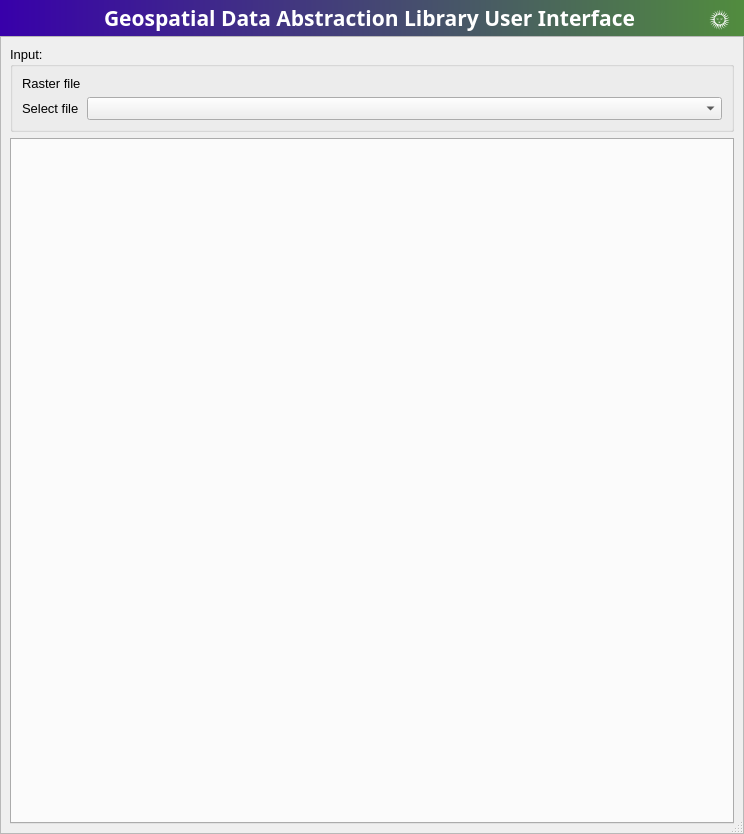
<?xml version="1.0" encoding="UTF-8"?>
<ui version="4.0">
 <class>main_window</class>
 <widget class="QDialog" name="main_window">
  <property name="windowModality">
   <enum>Qt::WindowModal</enum>
  </property>
  <property name="enabled">
   <bool>true</bool>
  </property>
  <property name="geometry">
   <rect>
    <x>0</x>
    <y>0</y>
    <width>744</width>
    <height>834</height>
   </rect>
  </property>
  <property name="sizePolicy">
   <sizepolicy hsizetype="Expanding" vsizetype="Expanding">
    <horstretch>0</horstretch>
    <verstretch>0</verstretch>
   </sizepolicy>
  </property>
  <property name="minimumSize">
   <size>
    <width>720</width>
    <height>720</height>
   </size>
  </property>
  <property name="font">
   <font>
    <family>Segoe UI</family>
    <pointsize>10</pointsize>
    <weight>50</weight>
    <italic>false</italic>
    <bold>false</bold>
   </font>
  </property>
  <property name="contextMenuPolicy">
   <enum>Qt::NoContextMenu</enum>
  </property>
  <property name="windowTitle">
   <string>GDAL UI - Main Window</string>
  </property>
  <property name="styleSheet">
   <string notr="true" />
  </property>
  <property name="sizeGripEnabled">
   <bool>true</bool>
  </property>
  <property name="modal">
   <bool>true</bool>
  </property>
  <layout class="QGridLayout" name="gridLayout">
   <property name="leftMargin">
    <number>0</number>
   </property>
   <property name="topMargin">
    <number>0</number>
   </property>
   <property name="rightMargin">
    <number>0</number>
   </property>
   <property name="bottomMargin">
    <number>0</number>
   </property>
   <property name="spacing">
    <number>0</number>
   </property>
   <item row="1" column="0" colspan="2">
    <widget class="QFrame" name="style_frame">
     <property name="frameShape">
      <enum>QFrame::StyledPanel</enum>
     </property>
     <property name="frameShadow">
      <enum>QFrame::Raised</enum>
     </property>
     <layout class="QGridLayout" name="gridLayout_2">
      <item row="0" column="0" colspan="2">
       <widget class="QGroupBox" name="load_groupBox">
        <property name="title">
         <string>Input:</string>
        </property>
        <layout class="QGridLayout" name="gridLayout_3">
         <item row="0" column="0">
          <widget class="QLabel" name="file_label">
           <property name="sizePolicy">
            <sizepolicy hsizetype="Fixed" vsizetype="Preferred">
             <horstretch>0</horstretch>
             <verstretch>0</verstretch>
            </sizepolicy>
           </property>
           <property name="text">
            <string>Raster file</string>
           </property>
          </widget>
         </item>
         <item row="1" column="0">
          <widget class="QLabel" name="information_file_label">
           <property name="maximumSize">
            <size>
             <width>120</width>
             <height>16777215</height>
            </size>
           </property>
           <property name="text">
            <string>Select file</string>
           </property>
          </widget>
         </item>
         <item row="1" column="1">
          <widget class="QComboBox" name="file_cbbx" />
         </item>
        </layout>
       </widget>
      </item>
      <item row="2" column="0" colspan="2">
       <widget class="QTabWidget" name="main_tab_widget">
        <property name="currentIndex">
         <number>0</number>
        </property>
       </widget>
      </item>
     </layout>
    </widget>
   </item>
   <item row="0" column="0" colspan="2">
    <widget class="QFrame" name="title_frame">
     <property name="minimumSize">
      <size>
       <width>200</width>
       <height>36</height>
      </size>
     </property>
     <property name="maximumSize">
      <size>
       <width>16777215</width>
       <height>36</height>
      </size>
     </property>
     <property name="accessibleName">
      <string notr="true" />
     </property>
     <property name="styleSheet">
      <string notr="true">background: qlineargradient(spread:reflect, x1:0, y1:0, x2:1, y2:0, stop:0 rgba(56, 0, 170, 255), stop:1 rgba(81, 140, 62, 255))</string>
     </property>
     <property name="frameShape">
      <enum>QFrame::NoFrame</enum>
     </property>
     <property name="frameShadow">
      <enum>QFrame::Plain</enum>
     </property>
     <property name="lineWidth">
      <number>0</number>
     </property>
     <layout class="QGridLayout" name="gridLayout_25">
      <property name="topMargin">
       <number>0</number>
      </property>
      <item row="0" column="1" rowspan="2">
       <widget class="QFrame" name="settings_btn_frame">
        <property name="sizePolicy">
         <sizepolicy hsizetype="Fixed" vsizetype="Fixed">
          <horstretch>0</horstretch>
          <verstretch>0</verstretch>
         </sizepolicy>
        </property>
        <property name="minimumSize">
         <size>
          <width>0</width>
          <height>34</height>
         </size>
        </property>
        <property name="maximumSize">
         <size>
          <width>32</width>
          <height>48</height>
         </size>
        </property>
        <property name="layoutDirection">
         <enum>Qt::LeftToRight</enum>
        </property>
        <property name="autoFillBackground">
         <bool>false</bool>
        </property>
        <property name="styleSheet">
         <string notr="true">background: none</string>
        </property>
        <property name="frameShape">
         <enum>QFrame::NoFrame</enum>
        </property>
        <property name="frameShadow">
         <enum>QFrame::Raised</enum>
        </property>
        <layout class="QGridLayout" name="gridLayout_24">
         <property name="leftMargin">
          <number>0</number>
         </property>
         <property name="topMargin">
          <number>3</number>
         </property>
         <property name="rightMargin">
          <number>0</number>
         </property>
         <property name="bottomMargin">
          <number>0</number>
         </property>
         <property name="spacing">
          <number>0</number>
         </property>
         <item row="0" column="0">
          <widget class="QPushButton" name="settings_btn">
           <property name="sizePolicy">
            <sizepolicy hsizetype="Minimum" vsizetype="Preferred">
             <horstretch>0</horstretch>
             <verstretch>0</verstretch>
            </sizepolicy>
           </property>
           <property name="minimumSize">
            <size>
             <width>33</width>
             <height>28</height>
            </size>
           </property>
           <property name="maximumSize">
            <size>
             <width>33</width>
             <height>33</height>
            </size>
           </property>
           <property name="font">
            <font>
             <pointsize>16</pointsize>
            </font>
           </property>
           <property name="toolTip">
            <string>Change window theme</string>
           </property>
           <property name="styleSheet">
            <string notr="true">color:white;border:none; background: none</string>
           </property>
           <property name="text">
            <string>🌞</string>
           </property>
           <property name="iconSize">
            <size>
             <width>32</width>
             <height>32</height>
            </size>
           </property>
           <property name="checkable">
            <bool>true</bool>
           </property>
          </widget>
         </item>
        </layout>
       </widget>
      </item>
      <item row="0" column="0">
       <widget class="QLabel" name="title_label">
        <property name="sizePolicy">
         <sizepolicy hsizetype="Preferred" vsizetype="Preferred">
          <horstretch>0</horstretch>
          <verstretch>0</verstretch>
         </sizepolicy>
        </property>
        <property name="minimumSize">
         <size>
          <width>0</width>
          <height>36</height>
         </size>
        </property>
        <property name="font">
         <font>
          <family>Noto Sans ExtCond</family>
          <pointsize>16</pointsize>
          <weight>75</weight>
          <italic>false</italic>
          <bold>true</bold>
          <underline>false</underline>
          <stylestrategy>PreferAntialias</stylestrategy>
          <kerning>true</kerning>
         </font>
        </property>
        <property name="styleSheet">
         <string notr="true">color : white;margin-left: 33px; background: none;</string>
        </property>
        <property name="lineWidth">
         <number>0</number>
        </property>
        <property name="text">
         <string>Geospatial Data Abstraction Library User Interface</string>
        </property>
        <property name="scaledContents">
         <bool>false</bool>
        </property>
        <property name="alignment">
         <set>Qt::AlignCenter</set>
        </property>
       </widget>
      </item>
     </layout>
    </widget>
   </item>
  </layout>
 </widget>
 <resources />
 <connections />
</ui>
